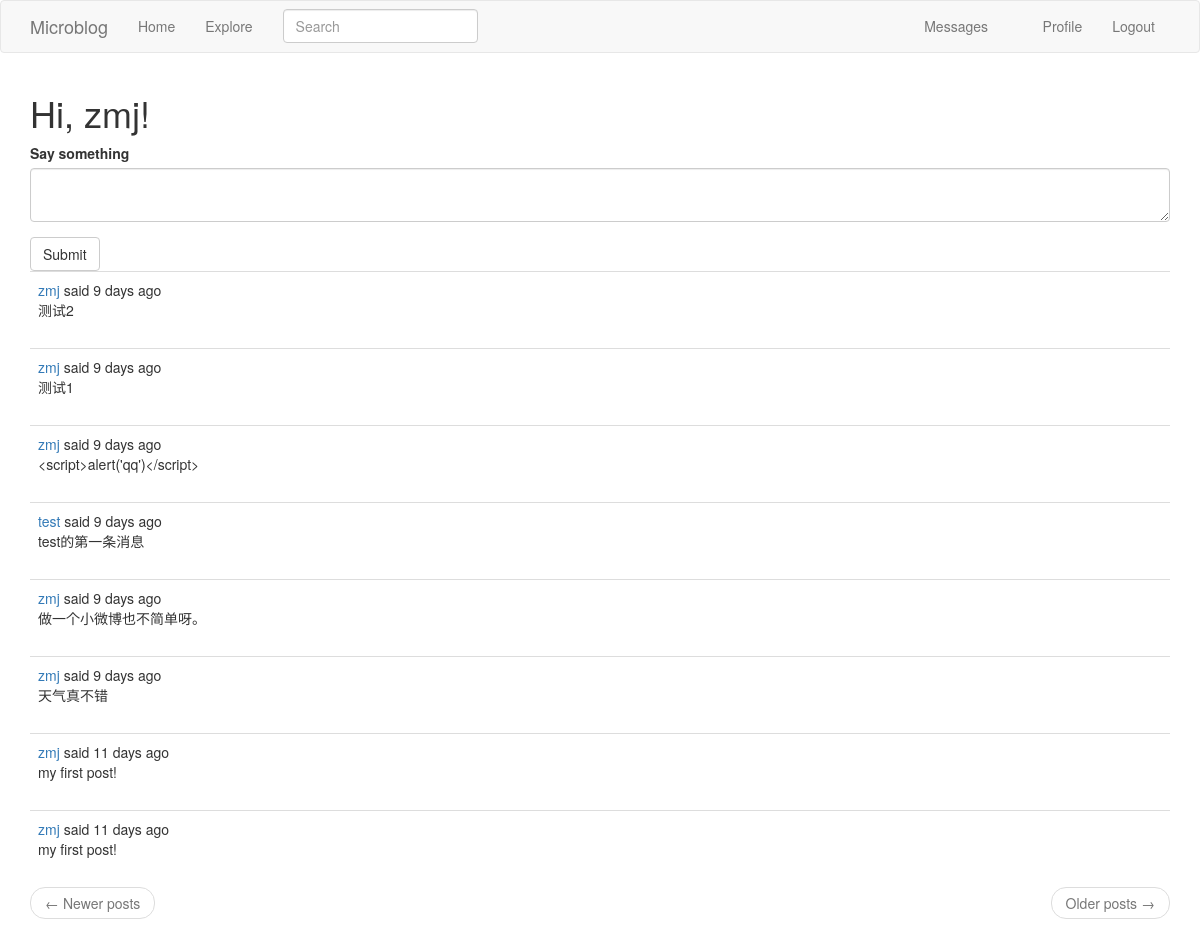
The app's page /index (signed in) with its own data.
### app/models.py (models this page shows, shortened)
class User(db.Model, UserMixin):
    id = db.Column(db.Integer, primary_key=True)
    username = db.Column(db.String(64), index=True, unique=True)
    email = db.Column(db.String(120), index=True, unique=True)
    password_hash = db.Column(db.String(128))
    posts = db.relationship('Post', backref='author', lazy='dynamic')
    about_me = db.Column(db.String(140))
    last_seen = db.Column(db.DateTime, default=datetime.utcnow)
    followed = db.relationship('User', secondary=followers,
                primaryjoin=(followers.c.follower_id == id),
                secondaryjoin=(followers.c.followed_id == id),
                backref=db.backref('followers', lazy='dynamic'),
                lazy='dynamic')
    message_sent = db.relationship('Message', foreign_keys='Message.sender_id',
                                    backref='author', lazy='dynamic')
    messages_received = db.relationship('Message',
                                        foreign_keys='Message.recipient_id',
                                        backref='recipient', lazy='dynamic')
    last_message_read_time = db.Column(db.DateTime)
    notifications = db.relationship('Notification', backref='user',
                                    lazy='dynamic')
    def followed_posts(self):
        followed = Post.query.join(
            followers, (followers.c.followed_id == Post.user_id)).filter(
                followers.c.follower_id == self.id)
        own = Post.query.filter_by(user_id=self.id)
        return followed.union(own).order_by(Post.timestamp.desc())
    def new_messages(self):
        last_read_time = self.last_message_read_time or datetime(1900, 1, 1)
        return Message.query.filter_by(recipient=self).filter(
            Message.timestamp > last_read_time).count()

class SearchableMixin(object):
    @classmethod
    def before_commit(cls, session):
        session._changes = {
            'add': [obj for obj in session.new if isinstance(obj, cls)],
            'update': [obj for obj in session.dirty if isinstance(obj, cls)],
            'delete': [obj for obj in session.deleted if isinstance(obj, cls)]
    }
    @classmethod
    def after_commit(cls, session):
        for obj in session._changes['add']:
            add_to_index(cls.__tablename__, obj)
        for obj in session._changes['update']:
            add_to_index(cls.__tablename__, obj)
        for obj in session._changes['delete']:
            remove_from_index(cls.__tablename__, obj)
        session._changes = None

class Post(SearchableMixin, db.Model):
    __searchable__ = ['body']
    id = db.Column(db.Integer, primary_key=True)
    body = db.Column(db.String(140))
    timestamp = db.Column(db.DateTime, index=True, default=datetime.utcnow)
    user_id = db.Column(db.Integer, db.ForeignKey('user.id'))

### app/main/routes.py (the view)
@bp.route('/', methods=['GET', 'POST'])
@bp.route('/index', methods=['GET', 'POST'])
@login_required
def index():
    form = PostForm()
    if form.validate_on_submit():
        post = Post(body=form.post.data, author=current_user)
        db.session.add(post)
        db.session.commit()
        flash(_('Your post is now live!'))
        return redirect(url_for('main.index'))
    page = request.args.get('page', 1, type=int)
    posts = current_user.followed_posts().paginate(
        page, current_app.config['POSTS_PER_PAGE'], False)
    next_url = url_for('main.index', page=posts.next_num) if posts.has_next else None
    prev_url = url_for('main.index', page=posts.prev_num) if posts.has_prev else None
    return render_template('index.html', title=_('home'), posts=posts.items, form=form,
                        next_url=next_url, prev_url=prev_url)

### app/main/forms.py
class SearchForm(FlaskForm):
    q = StringField(_l('Search'), validators=[DataRequired()])
    def __init__(self, *args, **kwargs):
        if 'formdata' not in kwargs:
            kwargs['formdata'] = request.args
        if 'csrf_enabled' not in kwargs:
            kwargs['csrf_enabled'] = False
        super(SearchForm, self).__init__(*args, **kwargs)

class PostForm(FlaskForm):
    post = TextAreaField(_l('Say something'), validators=[DataRequired(), Length(min=0, max=140)])
    submit = SubmitField(_l('Submit'))

### app/main/routes.py (called while the page is built)
@bp.before_request
def before_request():
    if current_user.is_authenticated:
        current_user.last_seen = datetime.utcnow()
        db.session.commit()
        g.search_form = SearchForm()
    g.locale = str(get_locale())

### app/models.py (called while the page is built)
@login.user_loader
def load_user(id):
    return User.query.get(int(id))

### app/templates/index.html
{% extends "base.html" %}
{% import "bootstrap/wtf.html" as wtf %}
{% block app_content %}
    <h1>{{ _('Hi') }}, {{ current_user.username }}!</h1>
    {% if form %}
    {{ wtf.quick_form(form) }}
    {% endif %}
    {% for post in posts %}
        {% include '_post.html' %}
    {% endfor %}
    <nav aria-label="...">
            <ul class="pager">
                <li class="previous{% if not prev_url %} disabled{% endif %}">
                    <a href="{{ prev_url or '#' }}">
                        <span aria-hidden="true">&larr;</span> {{ _('Newer posts') }}
                    </a>
                </li>
                <li class="next{% if not next_url %} disabled{% endif %}">
                    <a href="{{ next_url or '#' }}">
                        {{ _('Older posts') }} <span aria-hidden="true">&rarr;</span>
                    </a>
                </li>
            </ul>
    </nav>
{% endblock %}

### app/templates/_post.html (shortened to what this page needs)
<table class="table table-hover">
        <tr valign="top">
            <td>
                {{ _('%(username)s said %(when)s',
                    username=user_link, when=moment(post.timestamp).fromNow()) }}
                <br>
                <span id="post{{ post.id }}">{{ post.body }}</span>
            </td>
        </tr>
    </table>

### records on screen
User: username "zmj"
Post: body "测试2"
Post: body "测试1"
Post: body "<script>alert('qq')</script>"
Post: body "test的第一条消息"
Post: body "做一个小微博也不简单呀。"
Post: body "天气真不错"
Post: body "my first post!"
Post: body "my first post!"
